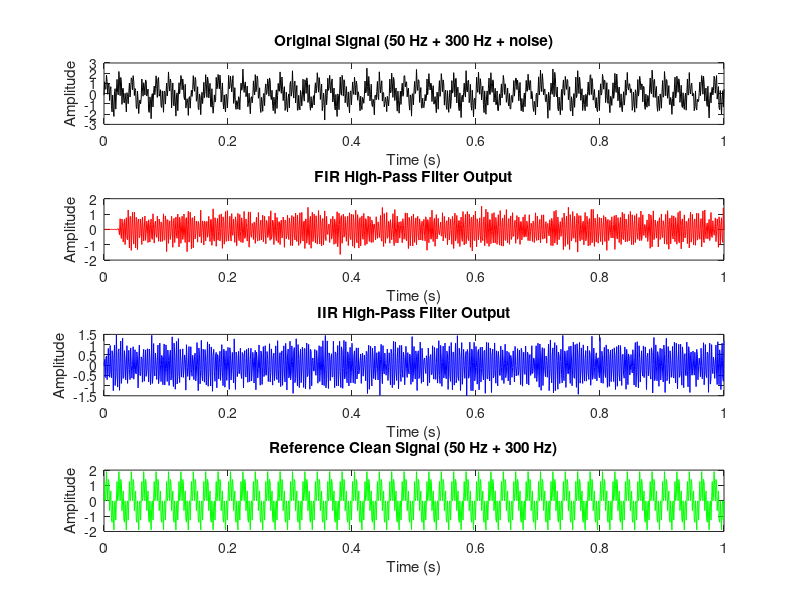

Write the MATLAB code that produced this figure. (Note: this script raises an error after producing the figure.)
% High-Pass Filtering using FIR and IIR in MATLAB
clc; clear; close all;

% Sampling settings
Fs = 1000;               % Sampling frequency (Hz)
t = 0:1/Fs:1;            % Time vector (1 sec)

% Original signal = 50 Hz (low freq) + 300 Hz (high freq)
f1 = 50; f2 = 300;
signal = sin(2*pi*f1*t) + sin(2*pi*f2*t);

% Add noise
noisy_signal = signal + 0.3*randn(size(t));

% -------------------------
% FIR High-Pass Filter
% -------------------------
fc = 200;                           % Cutoff frequency (Hz)
n = 50;                             % Filter order
b_fir = fir1(n, fc/(Fs/2), 'high'); % FIR coefficients
fir_output = filter(b_fir, 1, noisy_signal);

% -------------------------
% IIR High-Pass Filter (Butterworth)
% -------------------------
order = 4;                         % Filter order
[biir, aiir] = butter(order, fc/(Fs/2), 'high');
iir_output = filter(biir, aiir, noisy_signal);

% -------------------------
% Plot Results
% -------------------------
figure;

subplot(4,1,1);
plot(t, noisy_signal, 'k');
title('Original Signal (50 Hz + 300 Hz + noise)');
xlabel('Time (s)'); ylabel('Amplitude');

subplot(4,1,2);
plot(t, fir_output, 'r');
title('FIR High-Pass Filter Output');
xlabel('Time (s)'); ylabel('Amplitude');

subplot(4,1,3);
plot(t, iir_output, 'b');
title('IIR High-Pass Filter Output');
xlabel('Time (s)'); ylabel('Amplitude');

subplot(4,1,4);
plot(t, signal, 'g');
title('Reference Clean Signal (50 Hz + 300 Hz)');
xlabel('Time (s)'); ylabel('Amplitude');
sgtitle('MATLAB Simulation: High-Pass FIR vs IIR Filtering');